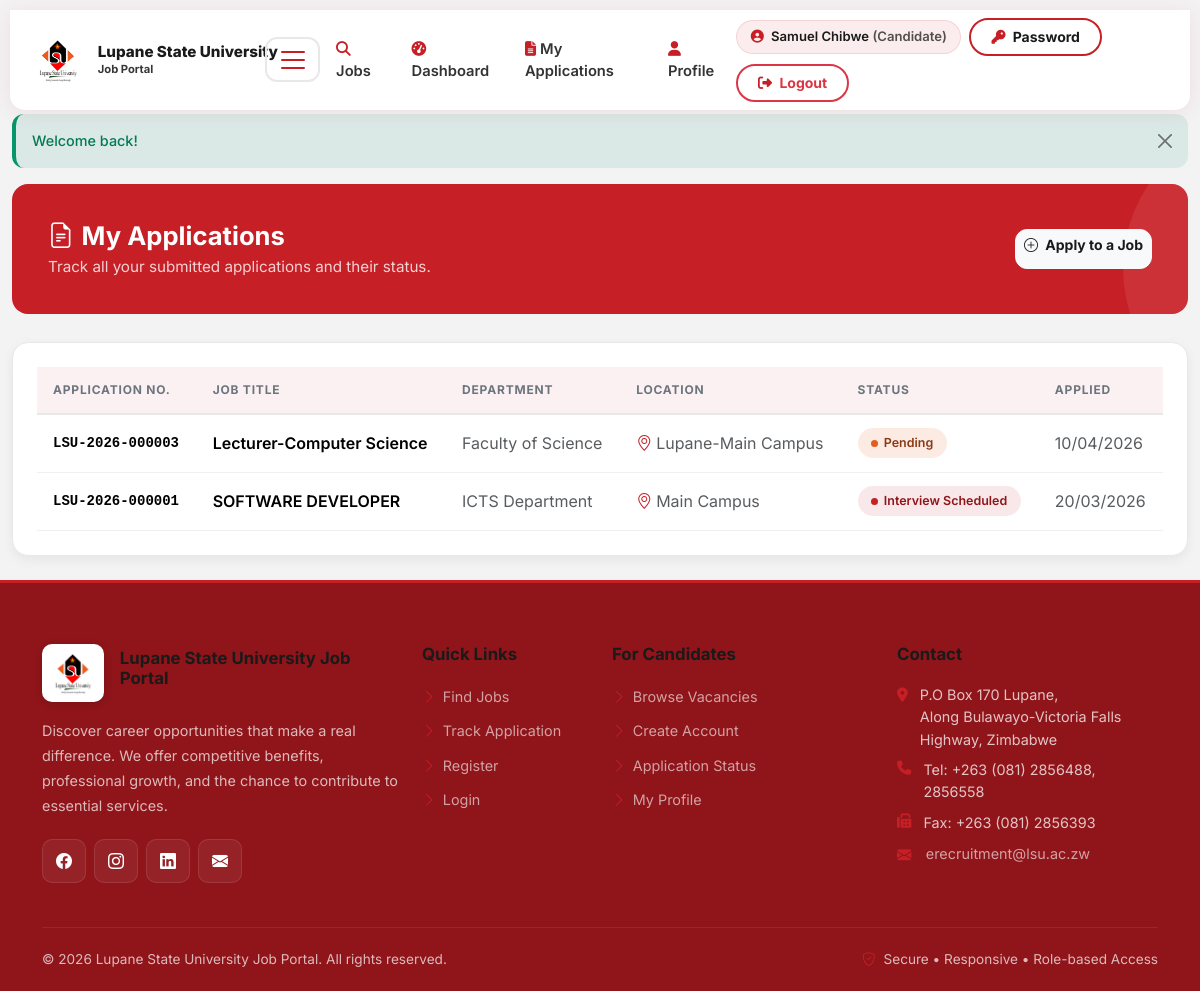
/candidate/applications.php (signed in), run on the app's committed database.
### tables this page shows
CREATE TABLE `applications` (
  `application_id` int(11) NOT NULL,
  `application_ref` varchar(32) DEFAULT NULL,
  `job_id` int(11) NOT NULL,
  `candidate_id` int(11) NOT NULL,
  `cover_letter` text DEFAULT NULL,
  `cv_path` varchar(255) DEFAULT NULL,
  `certificates_path` varchar(255) DEFAULT NULL,
  `status` enum('Pending','Under Review','Shortlisted','Interview Scheduled','Rejected','Offer Extended','Accepted','Withdrawn') DEFAULT 'Pending',
  `applied_at` timestamp NOT NULL DEFAULT current_timestamp(),
  `reviewed_by` int(11) DEFAULT NULL COMMENT 'HR user_id',
  `reviewed_at` datetime DEFAULT NULL,
  `review_notes` text DEFAULT NULL,
  `rejection_reason` text DEFAULT NULL,
  `updated_at` timestamp NOT NULL DEFAULT current_timestamp() ON UPDATE current_timestamp()
);

CREATE TABLE `jobs` (
  `job_id` int(11) NOT NULL,
  `title` varchar(255) NOT NULL,
  `department` varchar(100) DEFAULT NULL,
  `description` text NOT NULL,
  `requirements` text DEFAULT NULL,
  `qualifications` text DEFAULT NULL,
  `location` varchar(255) DEFAULT NULL,
  `job_type` enum('Full-time','Part-time','Contract','Internship') DEFAULT 'Full-time',
  `vacancy_scope` enum('Internal','External') NOT NULL DEFAULT 'External',
  `salary_min` decimal(10,2) DEFAULT NULL,
  `salary_max` decimal(10,2) DEFAULT NULL,
  `posted_by` int(11) NOT NULL COMMENT 'HR user_id',
  `status` enum('Draft','Pending Approval','Active','Closed','Cancelled') DEFAULT 'Draft',
  `approved_by` int(11) DEFAULT NULL COMMENT 'Management user_id',
  `approved_at` datetime DEFAULT NULL,
  `application_deadline` date DEFAULT NULL,
  `max_applications` int(11) DEFAULT NULL,
  `current_applications` int(11) DEFAULT 0,
  `created_at` timestamp NOT NULL DEFAULT current_timestamp(),
  `updated_at` timestamp NOT NULL DEFAULT current_timestamp() ON UPDATE current_timestamp()
);

### includes/security.php (called while the page is built, shortened)
<?php
function escape($string) {
    return htmlspecialchars($string, ENT_QUOTES, 'UTF-8');
}

### includes/functions.php (called while the page is built, shortened)
<?php
function formatDateDisplay($date) {
    try {
        return (new DateTime($date))->format('d/m/Y');
    } catch (Exception $e) {
        return '';
    }
}

### candidate/applications.php (the view, shortened to what this page needs)
<?php
$db = getDBConnection();
$userId = (int)$_SESSION['user_id'];
$stmt = $db->prepare("SELECT candidate_id FROM candidates WHERE user_id = ?");
$stmt->execute([$userId]);
$candidateId = (int)($stmt->fetch()['candidate_id'] ?? 0);
$stmt = $db->prepare("
    SELECT a.application_id, a.application_ref, a.status, a.applied_at, j.title, j.department, j.location
    FROM applications a
    JOIN jobs j ON a.job_id = j.job_id
    WHERE a.candidate_id = ?
    ORDER BY a.applied_at DESC
");
$stmt->execute([$candidateId]);
$apps = $stmt->fetchAll();
require_once BASE_PATH . '/includes/header.php';
function statusBadgeClass($status) {
    $map = [
        'Pending' => 'status-pending',
        'Under Review' => 'status-under-review',
        'Shortlisted' => 'status-shortlisted',
        'Interview Scheduled' => 'status-interview',
        'Rejected' => 'status-rejected',
        'Offer Extended' => 'status-offer',
        'Accepted' => 'status-accepted',
        'Withdrawn' => 'status-withdrawn',
    ];
    return $map[$status] ?? 'status-pending';
}
?>
<div class="page-header d-flex flex-column flex-md-row justify-content-between align-items-md-center gap-3">
    <div>
        <h1><i class="bi bi-file-earmark-text me-2"></i>My Applications</h1>
        <p>Track all your submitted applications and their status.</p>
    </div>
    <div class="page-actions">
        <a class="btn btn-light btn-sm text-primary fw-bold" href="<?php echo BASE_URL; ?>/index.php">
            <i class="bi bi-plus-circle me-1"></i> Apply to a Job
        </a>
    </div>
</div>
<div class="card animate-in">
    <div class="card-body">
        <div class="table-responsive">
            <table class="table mb-0">
                <thead>
                    <tr>
                        <th>Application no.</th>
                        <th>Job Title</th>
                        <th>Department</th>
                        <th>Location</th>
                        <th>Status</th>
                        <th>Applied</th>
                    </tr>
                </thead>
                <tbody>
                    <?php foreach ($apps as $a): ?>
                        <tr>
                            <td class="text-nowrap font-monospace small fw-bold" title="Quote this number when contacting HR"><?php echo escape($a['application_ref'] ?? ('#' . (int)$a['application_id'])); ?></td>
                            <td class="fw-semibold"><?php echo escape($a['title']); ?></td>
                            <td class="text-muted"><?php echo escape($a['department'] ?? '-'); ?></td>
                            <td class="text-muted">
                                <?php if (!empty($a['location'])): ?>
                                    <i class="bi bi-geo-alt me-1" style="color: #c61f26"></i><?php echo escape($a['location']); ?>
                                <?php else: ?>
                                    -
                                <?php endif; ?>
                            </td>
                            <td><span class="status-badge <?php echo statusBadgeClass($a['status']); ?>"><?php echo escape($a['status']); ?></span></td>
                            <td class="text-muted"><?php echo escape(formatDateDisplay($a['applied_at'])); ?></td>
                        </tr>
                    <?php endforeach; ?>
                </tbody>
            </table>
        </div>
    </div>
</div>
<?php require_once BASE_PATH . '/includes/footer.php'; ?>

### assets/css/app.css (style rules this page uses)
:root { --bs-primary: #c61f26; --bs-primary-rgb: 198, 31, 38; --bs-link-color: #c61f26; --bs-link-hover-color: #8f151a; --bs-border-radius: 12px; }
* { box-sizing: border-box; }
body { font-family: 'Inter', -apple-system, BlinkMacSystemFont, 'Segoe UI', Roboto, sans-serif; color: #1a1a1a; background: #f3f3f4; min-height: 100vh; min-height: 100dvh; display: flex; flex-direction: column; -webkit-font-smoothing: antialiased; padding-top: 90px; padding-bottom: env(safe-area-inset-bottom, 0px); }
h1,h2,h3,h4,h5,h6 { color: #1a1a1a; font-weight: 700; }
a { color: #c61f26; transition: color .2s; }
.page-header { background: #c61f26; border-radius: 16px; padding: 2rem 2.25rem; margin-bottom: 1.75rem; position: relative; overflow: hidden; }
.page-header::before { content: ''; position: absolute; top: -50%; right: -20%; width: 300px; height: 300px; background: rgba(255,255,255,.08); border-radius: 50%; }
.page-header h1 { color: #fff !important; font-size: 1.5rem; margin-bottom: .25rem; position: relative; z-index: 1; }
.page-header p { color: rgba(255,255,255,.8); margin: 0; font-size: .9rem; position: relative; z-index: 1; }
.page-header .page-actions { position: relative; z-index: 1; }
.status-badge { display: inline-flex; align-items: center; gap: .35rem; padding: .35rem .85rem; border-radius: 50px; font-size: .78rem; font-weight: 600; white-space: nowrap; }
.status-badge::before { content: ''; width: 7px; height: 7px; border-radius: 50%; flex-shrink: 0; }
.status-pending { background: rgba(227,93,30,.12); color: #8B3915; }
.status-pending::before { background: #E35D1E; }
.status-interview { background: rgba(198,31,38,.1); color: #8f151a; }
.status-interview::before { background: #c61f26; }
.card { border: 1px solid #e8e8e8; border-radius: 16px; box-shadow: 0 4px 12px rgba(0,0,0,.06); background: #fff; transition: box-shadow .3s ease; }
.card-body { padding: 1.5rem; }
.table { border-collapse: separate; border-spacing: 0; }
.table td, .table th { vertical-align: middle; }
.table thead th { background: rgba(198,31,38,.06); font-weight: 700; font-size: .75rem; text-transform: uppercase; letter-spacing: .8px; color: #6c757d; border-bottom: 2px solid #e8e8e8; padding: .85rem 1rem; }
.table tbody tr { transition: background .2s ease; }
.table tbody td { padding: .85rem 1rem; border-bottom: 1px solid #f0f0f0; }
.btn { border-radius: 12px; font-weight: 600; transition: all .3s ease; }
.animate-in { animation: fadeInUp .5s ease backwards; }
.table-responsive { overflow-x: auto; -webkit-overflow-scrolling: touch; }
:root { --lsu-red: #c61f26; --lsu-red-dark: #8f151a; --lsu-orange: #E35D1E; --lsu-orange-rgb: 227, 93, 30; --lsu-orange-soft: #EF8A56; --lsu-navy-text: #1a1a1a; --lsu-bg-soft: #f3f3f4; --bs-primary: #c61f26; --bs-primary-rgb: 198, 31, 38; --bs-link-color: #c61f26; --bs-link-hover-color: #8f151a; }
body { color: #1a1a1a; background: #f3f3f4; }
h1, h2, h3, h4, h5, h6, .section-label, .results-count strong { color: #1a1a1a !important; }
.hero-section, .page-header, .register-card .register-header, .login-branding, .feature-image, .job-detail-header { background: #c61f26 !important; }
i.fa-solid, i.fa-regular, i.fa-brands, i[class^="bi"], i[class*=" bi-"], .input-group-text i { color: #c61f26 !important; }
.login-branding i, .page-header i, .hero-section i, .feature-image i, .cta-section i, .job-detail-header i, .btn-primary i, .btn-warning i, .btn-view-details i, .jp-navbar .btn-primary i, .stat-card-rich .stat-icon i, .hero-avatar i, .jp-footer .footer-social a i { color: #fff !important; }
.alert i, .card-body .text-muted i, .pagination .page-link i { color: #c61f26 !important; }
.page-header .btn-light i, .page-header .btn-outline-light i { color: #1a1a1a !important; }
.btn-light.text-primary, button.btn-light.text-primary, a.btn-light.text-primary { color: #1a1a1a !important; }
html { -webkit-text-size-adjust: 100%; text-size-adjust: 100%; scroll-behavior: smooth; }
.page-header { padding: clamp(1.25rem, 4vw, 2.25rem); }
.page-header h1 { font-size: clamp(1.15rem, 3.5vw, 1.6rem); line-height: 1.25; }
.page-header p { font-size: clamp(0.82rem, 2.2vw, 0.95rem); }
.page-header .page-actions { width: 100%; }
@media (min-width: 768px) { .page-header .page-actions { width: auto; } }
.page-header .form-select, .page-header .btn { min-height: 40px; }
html { overflow-x: hidden; }

### data on the page
applications: application_ref "LSU-2026-000003", job.title "Lecturer-Computer Science", job.department "Faculty of Science", job.location "Lupane-Main Campus", status "Pending", applied_at "10/04/2026"
applications: application_ref "LSU-2026-000001", job.title "SOFTWARE DEVELOPER", job.department "ICTS Department", job.location "Main Campus", status "Interview Scheduled", applied_at "20/03/2026"

### other printed values
$label "Jobs Dashboard My Applications Profile"
$_SESSION['role_name'] "Candidate"
$flash['message'] "Welcome back!"
SITE_CONTACT_ADDRESS "P.O Box 170 Lupane, Along Bulawayo-Victoria Falls Highway, Zimbabwe"
SITE_CONTACT_PHONE "+263 (081) 2856488, 2856558"
SITE_CONTACT_FAX "+263 (081) 2856393"
SITE_CONTACT_EMAIL "erecruitment@lsu.ac.zw"
